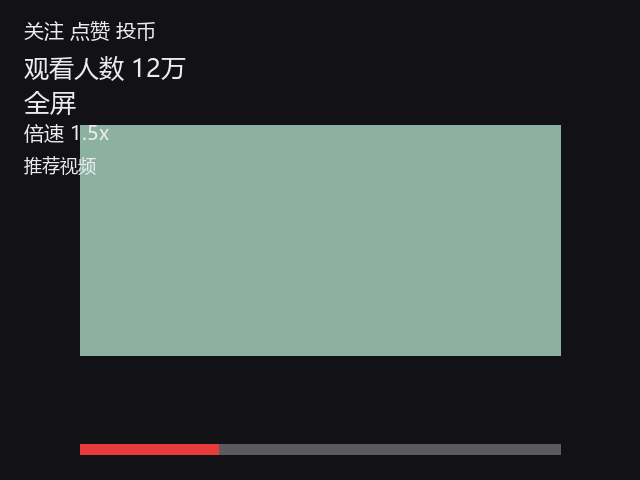
#> input picture dataset/distraction/syn_000.png, 640 x 480 px
$ python -i screen_analyzer.py   (imports and definitions only)
#> lines starting #> are read from the running program, lines starting #| are printed output that depends on the picture
#> further down, picture is the input picture: PIL image 640x480 RGB; mean R, G, B 66.2, 78.7, 75.8
"""sensors/screen_analyzer.py：屏幕截图画面分析（v2.5 增强版）。

多信号融合：
1. OCR 文字识别（RapidOCR，离线中文）——直接读画面文字，命中"学习词"或"分心词"
2. 图案/结构分析——视频播放器特征（暗背景+中央亮区+底部进度条）、文档排版（文字行多+白底）
3. 颜色/亮度统计
4. 可选：加载训练好的分类器 models/screen_classifier.pkl（tools/train_classifier.py 训练）

决策是保守的：信号不足时返回 unknown（不拦也不计专注），避免误伤。

隐私：截图只在内存中处理，不保存、不上传。
"""
import os
import re
import threading

PROJECT_ROOT = os.path.dirname(os.path.dirname(os.path.abspath(__file__)))
MODELS_DIR = os.path.join(PROJECT_ROOT, "models")
CLASSIFIER_PATH = os.path.join(MODELS_DIR, "screen_classifier.pkl")

from core.settings import settings  # noqa: E402

STUDY_KEYWORDS = [
    "目录", "摘要", "参考文献", "关键词", "讲义", "课件", "笔记", "作业", "试卷",
    "课本", "教程", "练习题", "第一章", "第二章", "第1章", "第2章", "引言", "绪论",
    "课程", "考试", "复习", "知识点", "公式", "定理", "证明", "实验报告",
    "pdf", "lecture", "course", "tutorial", "homework", "exam", "study",
    "notes", "chapter", "abstract", "references", "introduction", "conclusion",
    "import ", "def ", "class ", "function", "return", "numpy", "pandas",
    "torch", "print", "代码", "编程", "算法", "程序", "数据结构",
    "阅读", "训练", "单词", "词汇", "答案", "六级", "四级", "真题", "语法",
]
DISTRACTION_KEYWORDS = [
    "直播", "视频", "播放", "弹幕", "点赞", "投币", "收藏", "关注", "订阅", "评论",
    "观看", "追番", "电竞", "游戏", "攻略", "抽卡", "氪金", "开箱", "赛季", "段位",
    "排位", "匹配", "副本", "装备", "开始游戏", "购物车", "下单", "包邮", "秒杀",
    "优惠券", "热搜", "八卦", "明星", "吃瓜", "搞笑", "段子",
    "play", "watch", "live", "stream", "subscribe", "game", "score",
    "video", "entertainment", "cart", "checkout", "discount",
    "血量", "金币", "钻石", "战力", "皮肤", "英雄", "排行榜", "大厅",
    "热门", "番剧", "剧集", "追剧", "首页推荐",
]
CODE_PATTERN = re.compile(
    r"\b(def|class|import|function|return|int|void|public|private|const|var|let|"
    r"if|else|for|while|printf|print|console\.log|lambda|self)\b",
    re.IGNORECASE,
)

_classifier = None
_classifier_loaded = False
_tls = threading.local()


# ---------- OCR ----------
# [67 lines left out: functions _get_ocr, ocr_analyze, not called in this run]


# ---------- 视觉统计 ----------
def visual_stats(img):
    try:
        import numpy as np
        small = img.convert("RGB").resize((160, 120))
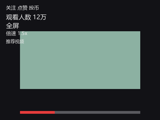
#> small: PIL image 160x120 RGB; mean R, G, B 66.2, 78.7, 75.8
        arr = np.asarray(small, dtype=np.float32)
        hsv = np.asarray(img.convert("HSV").resize((160, 120)), dtype=np.float32)
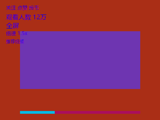
#> hsv: shape (120, 160, 3) float32; mean R, G, B 146.5, 48.2, 82
        gray = np.asarray(img.convert("L").resize((160, 120)), dtype=np.float32)
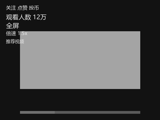
#> gray: shape (120, 160) float32; min 5, max 205, mean 74.2
        r, g, b = arr[:, :, 0], arr[:, :, 1], arr[:, :, 2]
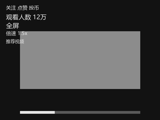
#> r: shape (120, 160) float32; min 5, max 243, mean 66.2
        stats = {
            "brightness": round(float(arr.mean()), 1),
            "saturation": round(float(hsv[:, :, 1].mean()), 1),
            "whiteness": round(float(((r > 230) & (g > 230) & (b > 230)).mean()), 4),
            "darkness": round(float(((r < 40) & (g < 40) & (b < 40)).mean()), 4),
            "edge": round(float(np.abs(np.diff(gray, axis=1)).mean()
                              + np.abs(np.diff(gray, axis=0)).mean()), 1),
        }
#> stats = {'brightness': 73.5, 'saturation': 48.2, 'whiteness': 0, 'darkness': 0.589, 'edge': 6.9}
        return stats
    except Exception:
        return {"brightness": 0, "saturation": 0, "whiteness": 0, "darkness": 0, "edge": 0}


# ---------- 视频播放器图案特征 ----------
# [178 lines left out: functions video_pattern, code_editor_pattern, make_feature_vector, _get_classifier, analyze_image, _window_rect and 1 more, not called in this run]


def analyze_foreground(hwnd=None):
    return analyze_image(capture_screen(hwnd))

>>> from PIL import Image
>>> picture = Image.open('../dataset/distraction/syn_000.png')
>>> result = visual_stats(picture)
#> result has the same summary as stats in visual_stats

$ run again, on dataset/distraction/syn_001.png
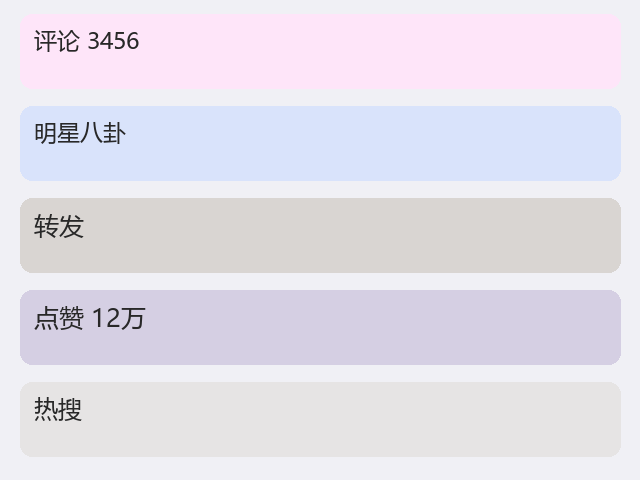
#> input picture dataset/distraction/syn_001.png, 640 x 480 px
#> picture is the input picture: PIL image 640x480 RGB; mean R, G, B 228.3, 224.4, 234.5
#> in visual_stats, `hsv = np.asarray(img.convert("HSV").resize((160, 120)), dtype=np.float..`:
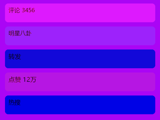
#> hsv: shape (120, 160, 3) float32; mean R, G, B 129.7, 14.5, 236.5
#> in visual_stats, `r, g, b = arr[:, :, 0], arr[:, :, 1], arr[:, :, 2]`:
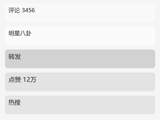
#> b: shape (120, 160) float32; min 92, max 255, mean 234.5
#> stats = {'brightness': 229.1, 'saturation': 14.5, 'whiteness': 0.278, 'darkness': 0, 'edge': 4.1}
#> result has the same summary as stats in visual_stats
